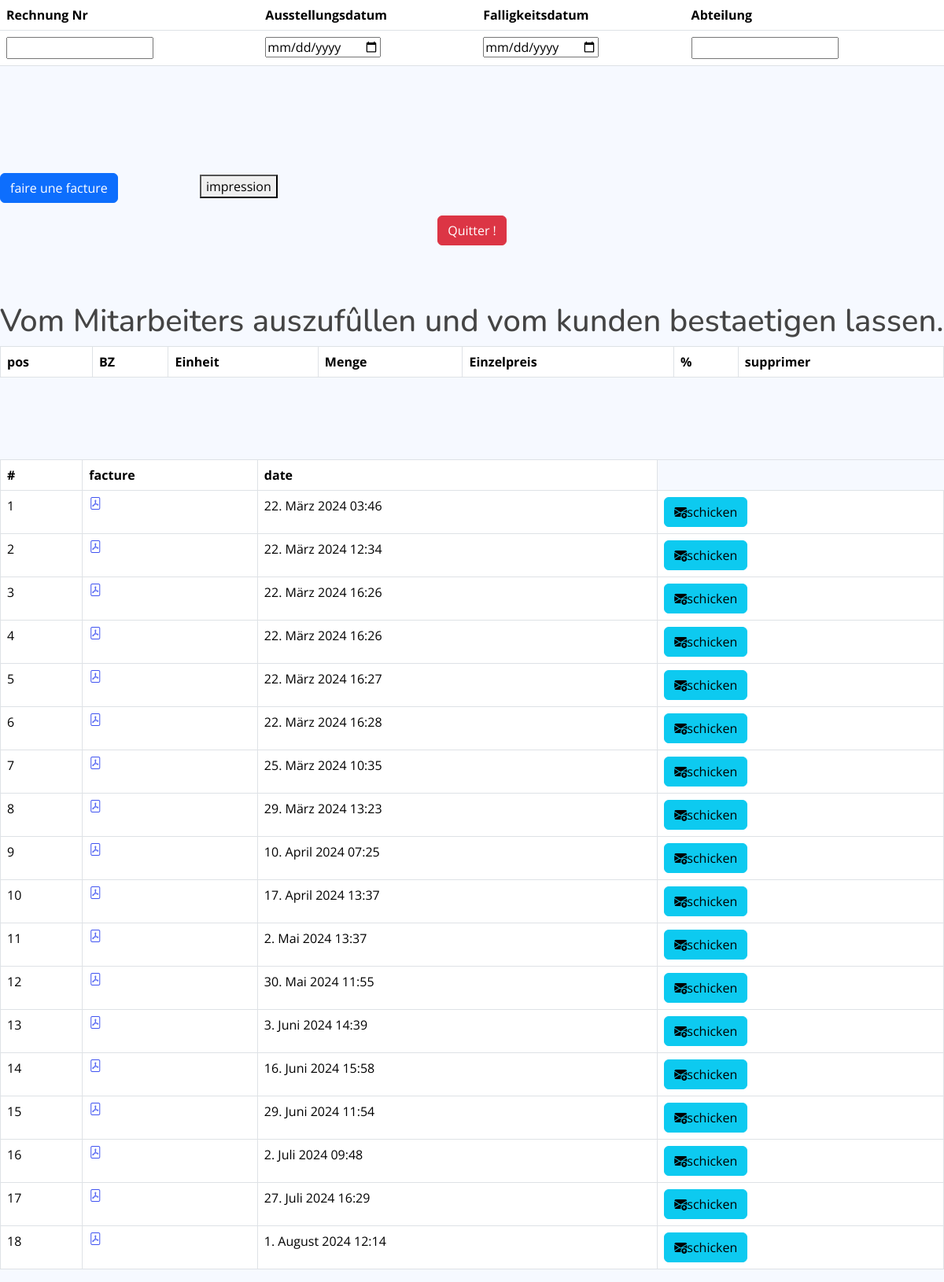
/facturier, run on the app's committed database.
### kapver_app/models.py (models this page shows, shortened)
class Mesfactures(models.Model):
    user = models.ForeignKey(UserModel, on_delete=models.CASCADE,blank=True, null=True)
    mesfactures = models.FileField(upload_to='mesfactures')
    date = models.DateTimeField(auto_now_add=True)
    confirm = models.BooleanField(default=False)
    class Meta:
        verbose_name=('Mesfactures')
        verbose_name_plural = ('Mesfactures')

### kapver_app/views.py (the view, shortened to what this page needs)
# urls.py: path('facturier',views.facturier,name='facturier'),
def facturier(request):
    query = Facturier.objects.filter(imprimer=False)
    query1 = Mesfactures.objects.all().order_by('date')
    return render(request,'admin/facturier.html',{'query':query,'query1':query1})

### kapver_app/templates/admin/facturier.html (shortened to what this page needs)
{% load i18n %}
{% block main %}
{% load static %}
<link href="{% static 'assets/vendor/bootstrap/css/bootstrap.min.css' %}" rel="stylesheet">
<link href="{% static 'assets/vendor/bootstrap-icons/bootstrap-icons.css' %}" rel="stylesheet">
<link href="{% static 'assets/vendor/boxicons/css/boxicons.min.css' %}" rel="stylesheet">
<link href="{% static 'assets/vendor/quill/quill.snow.css' %}" rel="stylesheet">
<link href="{% static 'assets/vendor/quill/quill.bubble.css' %}" rel="stylesheet">
<link href="{% static 'assets/vendor/remixicon/remixicon.css' %}" rel="stylesheet">
<link href="{% static 'assets/vendor/simple-datatables/style.css' %}" rel="stylesheet">
<link href="{% static 'assets/css/style.css' %}" rel="stylesheet">
<form method="post" action="{% url 'impression' %}">
<table class="table">
  <thead>
    <tr>
      <th scope="col">Rechnung Nr</th>
      <th scope="col">Ausstellungsdatum</th>
      <th scope="col">Falligkeitsdatum</th>
      <th scope="col">Abteilung</th>
    </tr>
  </thead>
  <tbody>
    <tr>
      <td> <input type="text" name='Rechnung' required></td>
      <td><input type="date" name="Ausstellungsdatum" required></td>
      <td><input type="date" name="Falligkeitsdatum" required></td>
      <td><input type="text" name="Abteilung" required></td>
    </tr>
  </tbody>
</table>
<br><br><br><br><br>
<button type="button" class="btn btn-primary" data-bs-toggle="modal" data-bs-target="#exampleModalLong">
    faire une facture
  </button>
  <button type="submit" style="margin-left: 100px;">impression</button>
  </form>
<center> <a href="{%url 'dashboard' %}" class="btn btn-danger">Quitter !</a> </center>
<table class="table table-bordered">
  <h1>Vom Mitarbeiters auszufûllen und vom kunden bestaetigen lassen.</h1>
  <thead>
    <tr>
      <th scope="col">pos</th>
      <th scope="col">BZ</th>
      <th scope="col">Einheit</th>
      <th scope="col">Menge</th>
      <th scope="col">Einzelpreis</th>
      <th scope="col">%</th>
      <th scope="col">supprimer</th>
    </tr>
  </thead>
</table>
<table class="table table-bordered">
  <thead>
    <tr>
      <th scope="col">#</th>
      <th scope="col">facture</th>
      <th scope="col">date</th>
    </tr>
  </thead>
  <tbody>
{% for element in query1 %}
    <tr>
      <td>{{forloop.counter}}</td>
      <td> <a href="/view_pdf2/{{element.pk}}"><i class="bi bi-file-pdf"></i></a> </td>
      <td>{{element.date}}</td>
     <td><a href="sendfacture/{{element.pk}}" class="btn btn-info"><i class="bi bi-envelope-arrow-up-fill"></i>schicken</a></td>
    </tr>
{% endfor %}
  </tbody>
</table>
{% endblock %}

### static/assets/css/style.css (style rules this page uses)
a { color: #4154f1; text-decoration: none; }
h1, h2, h3, h4, h5, h6 { font-family: "Nunito", sans-serif; }

### data on the page
Mesfactures: date "22. März 2024 03:46"
Mesfactures: date "22. März 2024 12:34"
Mesfactures: date "22. März 2024 16:26"
Mesfactures: date "22. März 2024 16:26"
Mesfactures: date "22. März 2024 16:27"
Mesfactures: date "22. März 2024 16:28"
Mesfactures: date "25. März 2024 10:35"
Mesfactures: date "29. März 2024 13:23"
Mesfactures: date "10. April 2024 07:25"
Mesfactures: date "17. April 2024 13:37"
Mesfactures: date "2. Mai 2024 13:37"
Mesfactures: date "30. Mai 2024 11:55"
Mesfactures: date "3. Juni 2024 14:39"
Mesfactures: date "16. Juni 2024 15:58"
Mesfactures: date "29. Juni 2024 11:54"
Mesfactures: date "2. Juli 2024 09:48"
Mesfactures: date "27. Juli 2024 16:29"
Mesfactures: date "1. August 2024 12:14"
